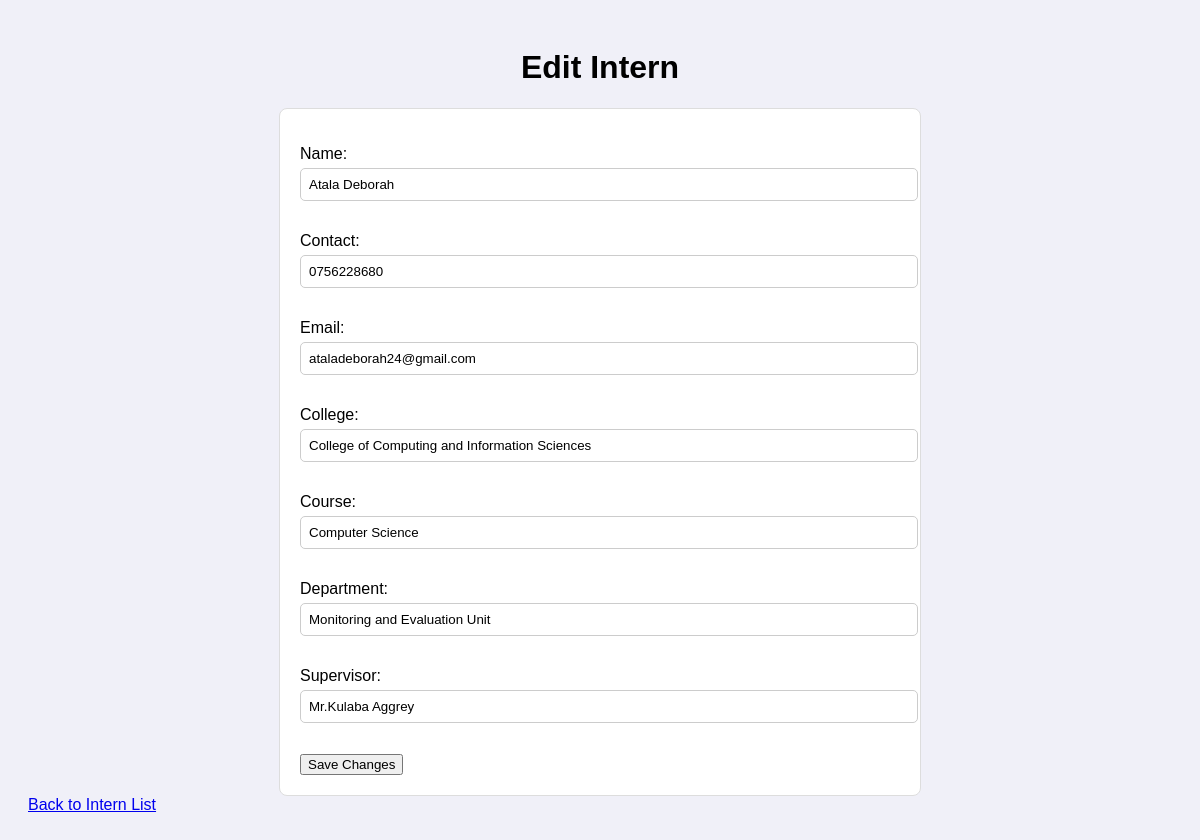
Page /edit/6/ on the committed database.
### database/models.py (models this page shows, shortened)
class Intern(models.Model):
    name = models.CharField(max_length=100)
    contact = models.CharField(max_length=15)
    email = models.EmailField()
    college = models.CharField(max_length=100)
    course = models.CharField(max_length=100)
    department = models.CharField(max_length=100)
    supervisor = models.CharField(max_length=100)

### database/views.py (the view)
# urls.py: path('edit/<int:pk>/', views.edit_intern, name='edit_intern'),
def edit_intern(request, pk):
    intern = get_object_or_404(Intern, pk=pk)
    if request.method == 'POST':
        form = InternForm(request.POST, instance=intern)
        if form.is_valid():
            form.save()
            return redirect('intern_registry')
    else:
        form = InternForm(instance=intern)
    return render(request, 'database/edit_intern.html', {'form': form})

### database/forms.py
class InternForm(forms.ModelForm):
    class Meta:
        model = Intern
        fields = '__all__'

### database/templates/database/edit_intern.html (shortened to what this page needs)
{% load static %}
<!DOCTYPE html>
<html lang="en">
<head>
    <link rel="stylesheet" href="{% static 'database/form-style.css' %}">
</head>
<body>
    <h1>Edit Intern</h1>
    <form method="post" class="form-container">
        {{ form.as_p }}
        <button type="submit">Save Changes</button>
    </form>
    <a href="{% url 'intern_registry' %}">Back to Intern List</a>
</body>
</html>

### database/static/database/form-style.css (style rules this page uses)
body { font-family: Arial, sans-serif; background-color: #f0f0f8; padding: 20px; }
h1 { text-align: center; }
.form-container { max-width: 600px; margin: auto; padding: 20px; background: #ffffff; border: 1px solid #ddd; border-radius: 8px; }
label { display: block; margin-top: 10px; }
input, select, textarea { width: 100%; padding: 8px; margin-top: 5px; margin-bottom: 15px; border: 1px solid #ccc; border-radius: 5px; }

### rows in the picture
Intern: name "Atala Deborah", contact "0756228680", email "ataladeborah24@gmail.com", college "College of Computing and Information Sciences", course "Computer Science", department "Monitoring and Evaluation Unit", supervisor "Mr.Kulaba Aggrey"
